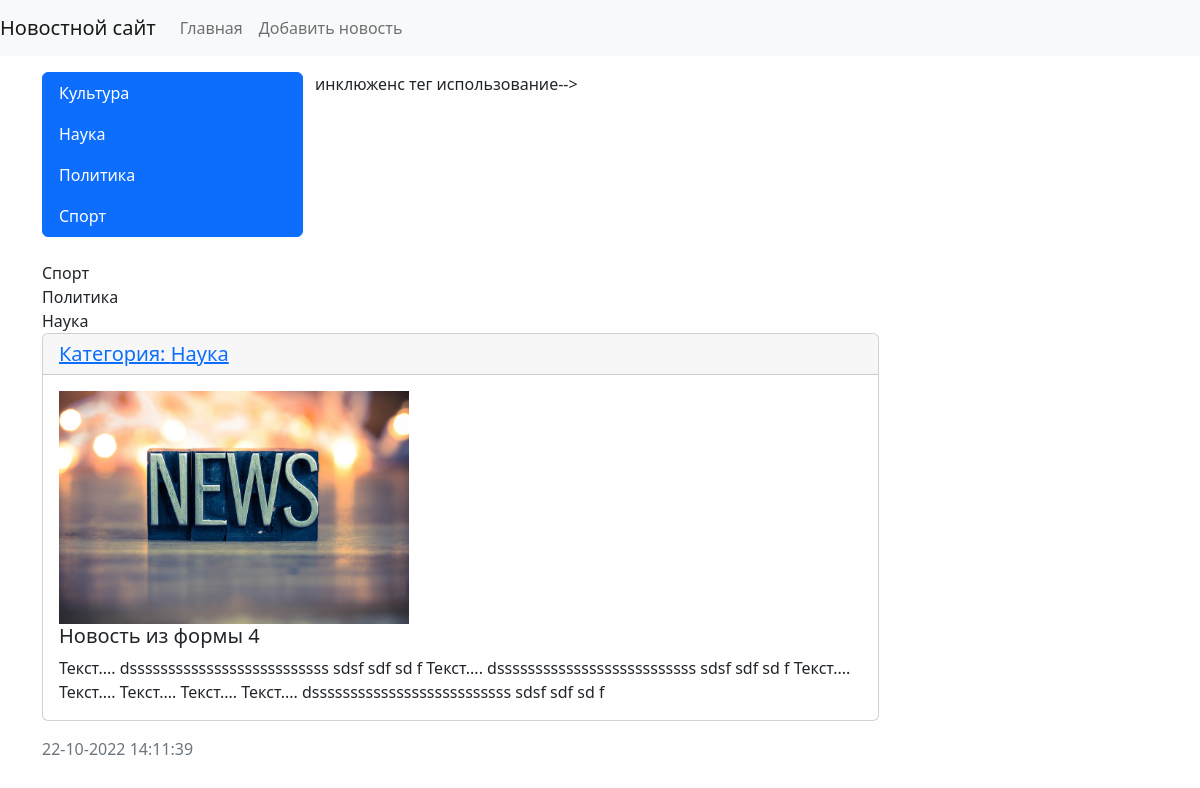
Before: /news/11/ with the older database file.
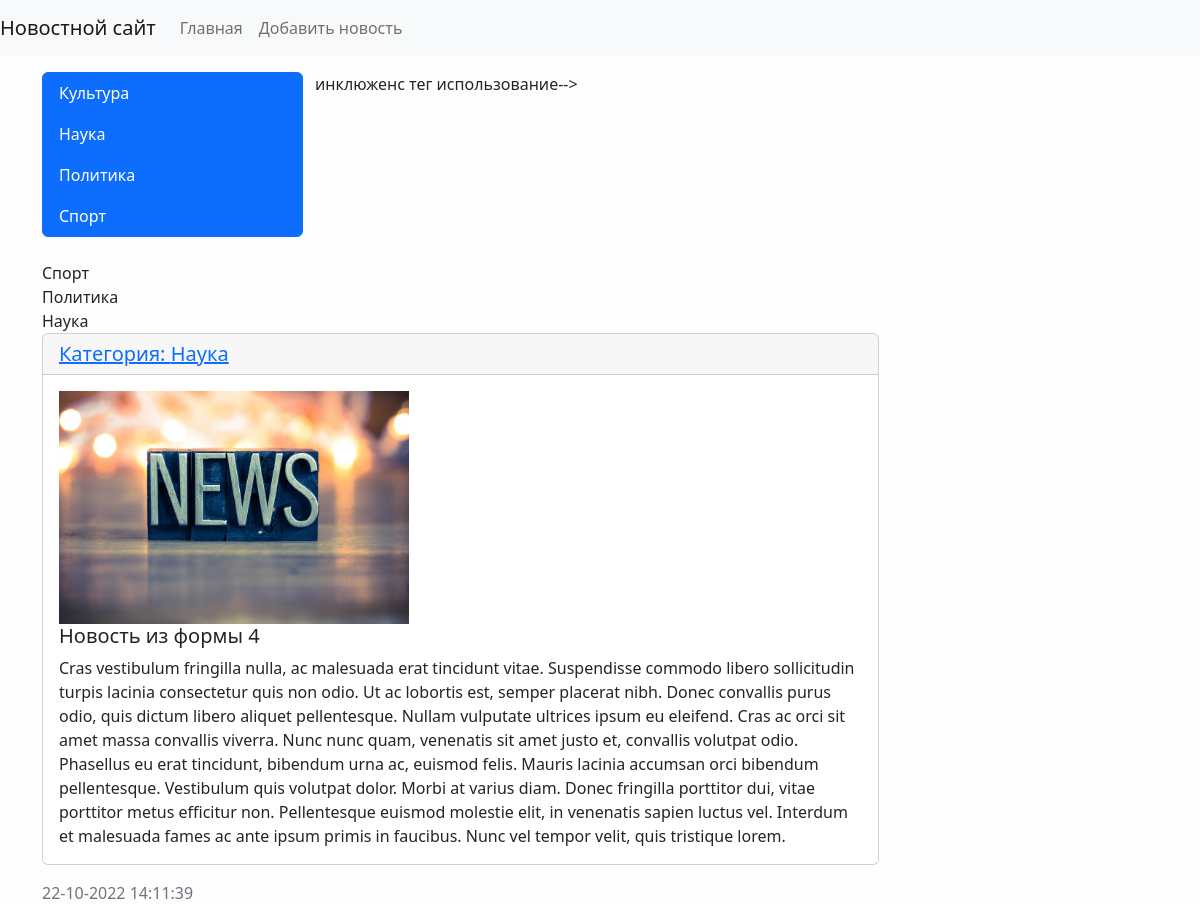
After: the same page with the newer database file.
### news/models.py (models this page shows, shortened)
class News(models.Model):
    title = models.CharField(max_length=150, verbose_name = 'Наименование')
    content = models.TextField(blank=True, verbose_name = 'Контент')
    created_at = models.DateTimeField(auto_now_add=True, verbose_name = 'Дата публикации')
    updated_at = models.DateTimeField(auto_now=True, verbose_name = 'Обновлено')
    photo = models.ImageField(upload_to='photos/%Y/%m/%d/', verbose_name = 'Фото', blank=True)
    is_published = models.BooleanField(default=True, verbose_name = 'Опубликовано')
    category = models.ForeignKey('Category', on_delete=models.PROTECT, verbose_name='Категория') #связь с таблицей категориями линковка
    views = models.IntegerField(default=0)
    class Meta:
        verbose_name = 'Новость'
        verbose_name_plural = 'Новости'
        ordering = ['-created_at'] #сортировка

class Category(models.Model):
    title = models.CharField(max_length=150, db_index=True, verbose_name='Наименование категории')
    def get_absolute_url(self):
        return reverse('category', kwargs={'category_id': self.pk})
    class Meta:
        verbose_name = 'Категория'
        verbose_name_plural = 'Категории'
        ordering = ['title'] #сортировка

### news/views.py (the view)
# urls.py: path('news/<int:pk>/', ViewNews.as_view(), name='view_news'),
class ViewNews(DetailView):
    model = News
    context_object_name = 'news_item'

### news/templatetags/news_tags.py (called while the page is built)
@register.simple_tag(name='get_list_categories')
def get_categories():
    return Category.objects.all()

@register.inclusion_tag('news/list_categories.html')
def show_categories():  #можно передать агрументы этой функции
    categories = Category.objects.annotate(cnt=Count('news')).filter(cnt__gt=0)
    return {'categories': categories}

### news/templates/news/news_detail.html (shortened to what this page needs)
{% extends 'base.html' %}
{% block sidebar %}
{% include 'inc/_sidebar.html' %}
{% endblock %}
        {% block content %}
            <div class="card mb-3">
                <h5 class="card-header"> <a href="{{ news_item.category.get_absolute_url }}">Категория: {{ news_item.category.title }}</a></h5>
                <div class="card-body">
                        {% if item.photo%}
                        <img src="{{ news_item.photo.url }}" alt="" width="350" height="233" class="float-left mr-3">
                        {% else %}
                        <img src="../../../media/photos/2022/10/16/icon19.jpg" alt="" width="350">
                        {% endif %}
                          <h5 class="card-title">{{ news_item.title }}</h5>
                          <p class="card-text">{{ news_item.content }}</p>
                    </div>
                </div>
                <div class="card-footer text-muted">
                    {{ news_item.created_at|date:"d-m-Y H:i:s" }}
                </div>
            </div>
{% endblock %}

Changed rows visible on the page:
changed News "Новость из формы 4": content "Текст.... dssssssssssssssssssssssssss sdsf sdf sd f Текст.... dssssssssssssssssssssssssss sdsf sdf sd f Текст.... Текст.... Текст.... Текст.... Текст.... dssssssssssssssssssssssssss sdsf sdf sd f" → "Cras vestibulum fringilla nulla, ac malesuada erat tincidunt vitae. Suspendisse commodo libero sollicitudin turpis lacinia consectetur quis non odio. Ut ac lobortis est, semper placerat nibh. Donec convallis purus odio, quis dictum libero aliquet pellentesque. Nullam vulputate ultrices ipsum eu eleifend. Cras ac orci sit amet massa convallis viverra. Nunc nunc quam, venenatis sit amet justo et, convallis volutpat odio. Phasellus eu erat tincidunt, bibendum urna ac, euismod felis. Mauris lacinia accumsan orci bibendum pellentesque. Vestibulum quis volutpat dolor. Morbi at varius diam. Donec fringilla porttitor dui, vitae porttitor metus efficitur non. Pellentesque euismod molestie elit, in…"
